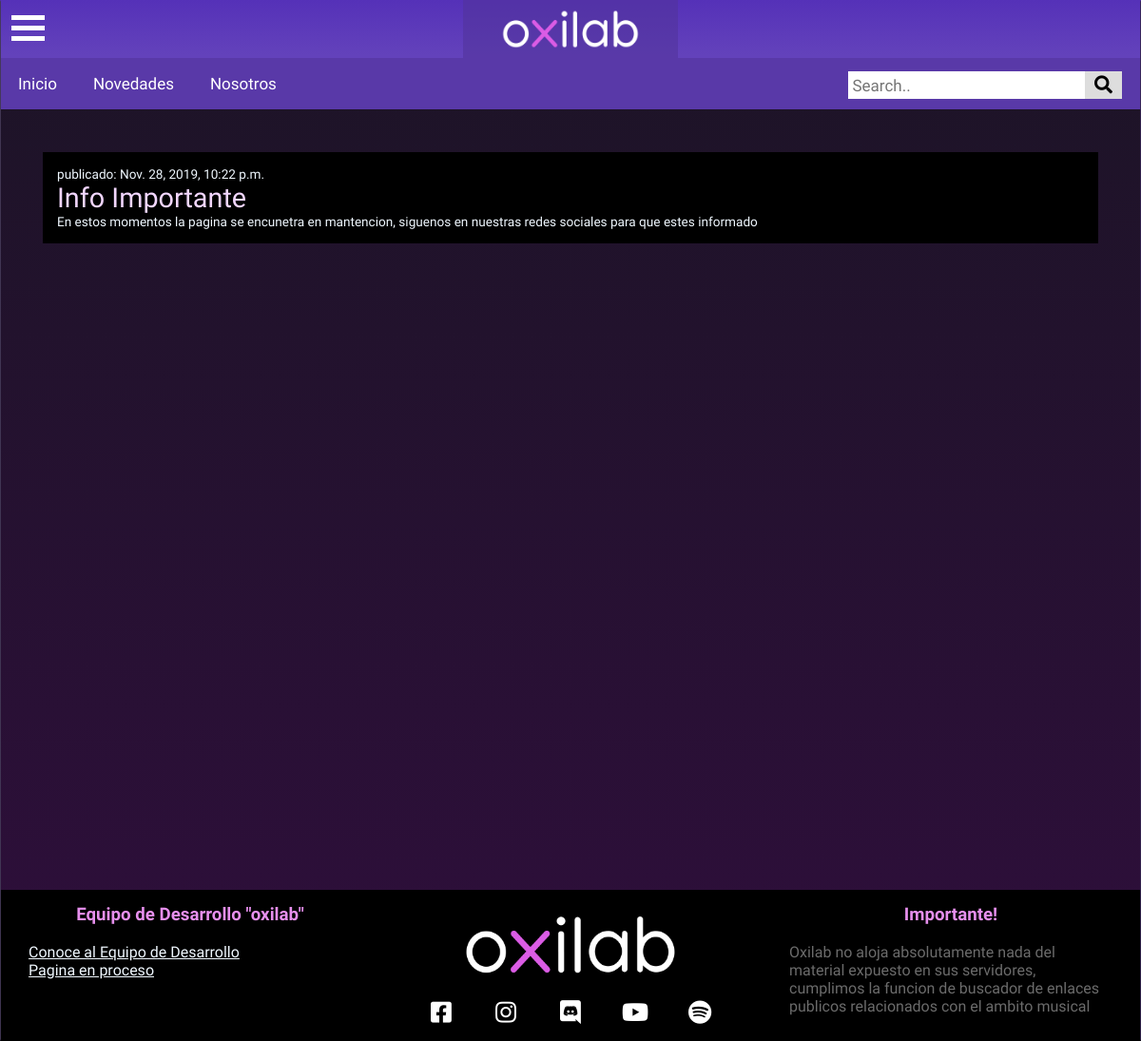
The app's page /post/18/ with its own data.
### blog/models.py (models this page shows, shortened)
class Post(models.Model):
    author = models.ForeignKey('auth.User', on_delete=models.CASCADE)
    title = models.CharField(max_length=200)
    text = models.TextField()
    created_date = models.DateTimeField(
            default=timezone.now)
    published_date = models.DateTimeField(
            blank=True, null=True)

### blog/views.py (the view)
# urls.py: path('post/<int:pk>/', myviews.post_detail, name='post_detail'),
def post_detail(request, pk):
    post = get_object_or_404(Post, pk=pk)
    return render(request, 'blog/post_detail.html', {'post': post})

### blog/templates/blog/post_detail.html (shortened to what this page needs)
{% extends 'blog/base.html' %}
{% load staticfiles %}
{% block content %}
<div class="contenedor_post" style="padding: 30px; margin: 15px;">
    <div class="post" style="background-color: rgb(0, 0, 0);padding: 15px;">
        {% if post.published_date %}
                <p id="fecha-post" style="color: aliceblue; font-size: 85%;"> publicado: {{ post.published_date }}</p>
        {% endif %}
        <p id="titulo-post" style="color: rgb(242, 214, 255); font-size: 180%;"><a>{{ post.title }}</a></p>
        <div>
            <p style="color: aliceblue; font-size: 85%;">{{ post.text|linebreaksbr }}</p>
        </div>
    </div>
</div>
    <br>
    <br>
    <br>
    <br>
    <br>
    <br>
    <br>
    <br>
    <br>
    <br>
    <br>
    <br>
    <br>
    <br>
    <br>
    <br>
    <br>
    <br>
    <br>
    <br>
    <br>
    <br>
    <br>
    <br>
    <br>
{% endblock %}

### blog/static/css/sidebar.css (style rules this page uses)
* { margin: 0; padding: 0; font-family: "Lexend Exa", manjari, ubuntu; }
html { scroll-behavior: smooth; }
body { background: linear-gradient(180deg, #1c1426, #2f0e3c, #3D0C51, #2f0e3c, #1c1426); background-size: 400% 400%; -webkit-animation: AnimationName 15s ease infinite; -moz-animation: AnimationName 15s ease infinite; animation: AnimationName 15s ease infinite; }

### records on screen
Post: published_date "Nov. 28, 2019, 10:22 p.m.", title "Info Importante", text "En estos momentos la pagina se encunetra en mantencion, siguenos en nuestras redes sociales para que estes informado"
